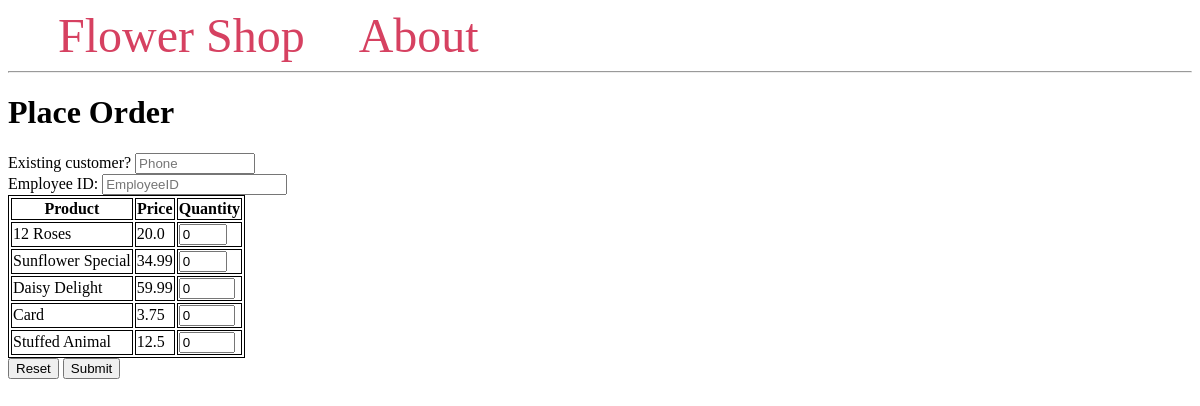
The page /place-order on the database its author committed.
### tables this page shows
CREATE TABLE product (
                productID INTEGER PRIMARY KEY,
                p_desc TEXT NOT NULL,
                price REAL NOT NULL,
                stock INTEGER NOT NULL CHECK (stock>=0)
            );

### main.py (the view, shortened to what this page needs)
@app.route("/place-order", methods=("GET", "POST"))
def place_ord():
    conn = get_db_connection()
    cursor = conn.cursor()
    products = conn.execute("SELECT * FROM product")
    id = 1
    list = []
    return render_template('placeOrder.html', products=products)

### main.py (called while the page is built)
def get_db_connection():
    conn = sqlite3.connect('flowershopdatabase.db', check_same_thread=False)
    conn.execute("PRAGMA foreign_keys = 1")
    conn.row_factory = sqlite3.Row
    return conn

### templates/placeOrder.html
{% extends 'base.html' %}
{% block content %}
    <h1>{% block title %} Place Order {% endblock %}</h1>
    <form method='post'>
        <div>
            <label for="phone">Existing customer?</label>
            <input type="number" name="phone" id="phone" min="1000000000" max="9999999999" placeholder="Phone">
        </div>
        <div>
            <label for="employeeID">Employee ID:</label>
            <input type="number" name="employeeID" id="employeeID" placeholder="EmployeeID">
        </div>
        <table>
            <tr>
                <th>Product</th>
                <th>Price</th>
                <th>Quantity</th>
            </tr>
            {% for product in products %}
                <tr>
                    <td>{{ product['p_desc'] }}</td>
                    <td>{{ product['price'] }}</td>
                    <td><input type="number" name="{{ product['productID'] }}" id="{{ product['productID'] }}" min="0" max="{{ product['stock'] }}" value="0" required> </td>
                </tr>
            {% endfor %}
        </table>
        <button type="reset">Reset</button>
        <button type="submit">Submit</button>
    </form>
{% endblock %}

### templates/base.html (style rules this page uses)
table, th, td { border: 1px solid black; }

### rows shown on the page
product: p_desc "12 Roses", price "20.0"
product: p_desc "Sunflower Special", price "34.99"
product: p_desc "Daisy Delight", price "59.99"
product: p_desc "Card", price "3.75"
product: p_desc "Stuffed Animal", price "12.5"
